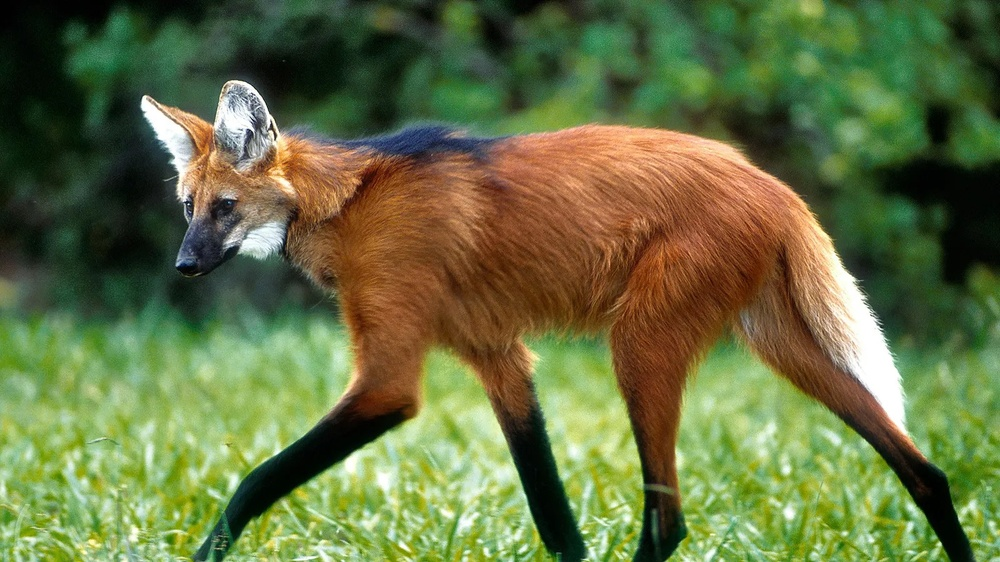
#> input picture AULA 21-08/Exercício/guara.jpg, 1000 x 562 px, shrunk from 1600 x 900 before the run
$ jupyter execute 'Quantização de Imagens.ipynb'
#> lines starting #> are read from the running program, lines starting #| are printed output that depends on the picture; after the words box and inside, x2 and y2 are one past the last pixel; in counts of white or black regions, pixels touching at a corner belong together
[cell 1]
import cv2
import numpy as np
import matplotlib.pyplot as plt
from google.colab import files

[cell 2]
arquivo = files.upload()
#> the answer given: guara.jpg

[cell 3]
img = cv2.imread('guara.jpg')
#> img is the input picture: shape (562, 1000, 3); mean B, G, R 65.8, 112.1, 101.4

[cell 4]
img_gray = cv2.cvtColor(img, cv2.COLOR_BGR2GRAY)
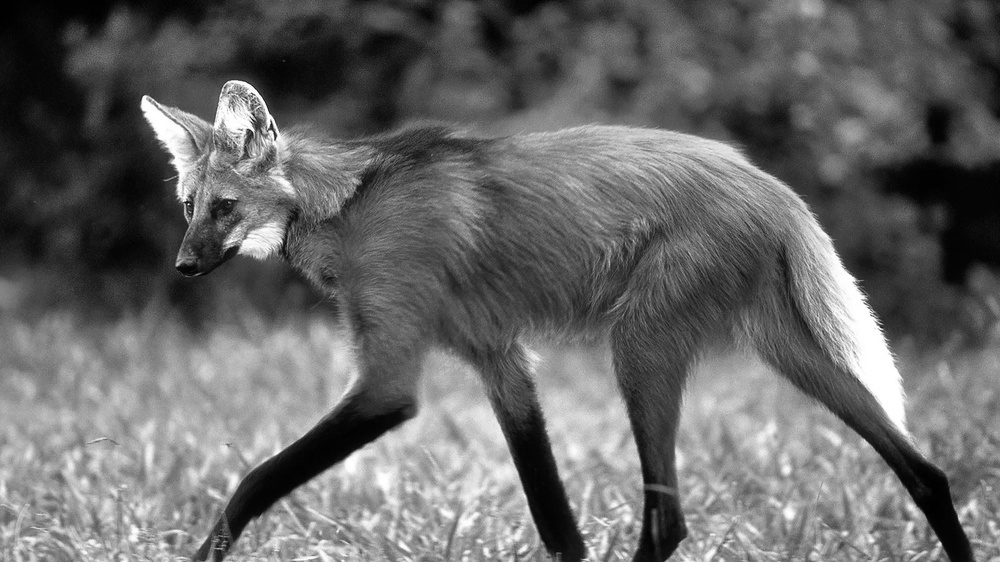
#> img_gray: shape (562, 1000); min 0, max 255, mean 103.6

[cell 5]
plt.figure(figsize=(5,3))
plt.imshow(img_gray, cmap='gray')
plt.title('Imagem em Cinza')
plt.axis('off')

[cell 6]
img_1bit = np.round(img_gray / 255) * 255
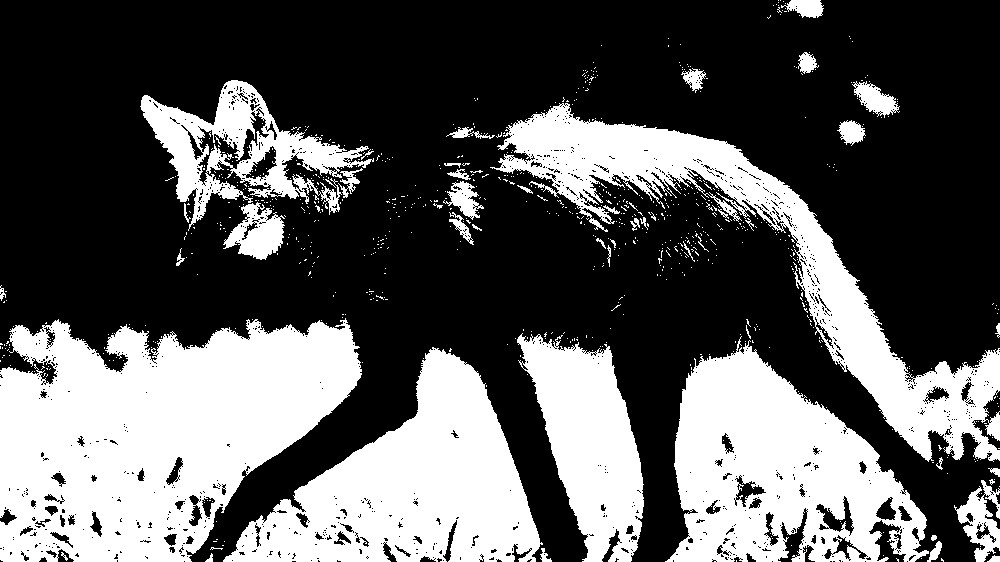
#> img_1bit: shape (562, 1000) float64; 35.7% white; 818 white regions (772 under 20 px), largest, box (x1, y1, x2, y2) and area: (0, 318, 362, 562) 61045, (665, 336, 929, 562) 34102, (223, 347, 543, 562) 33947

img_2bits = np.round(img_gray / 255 * 3) / 3 * 255
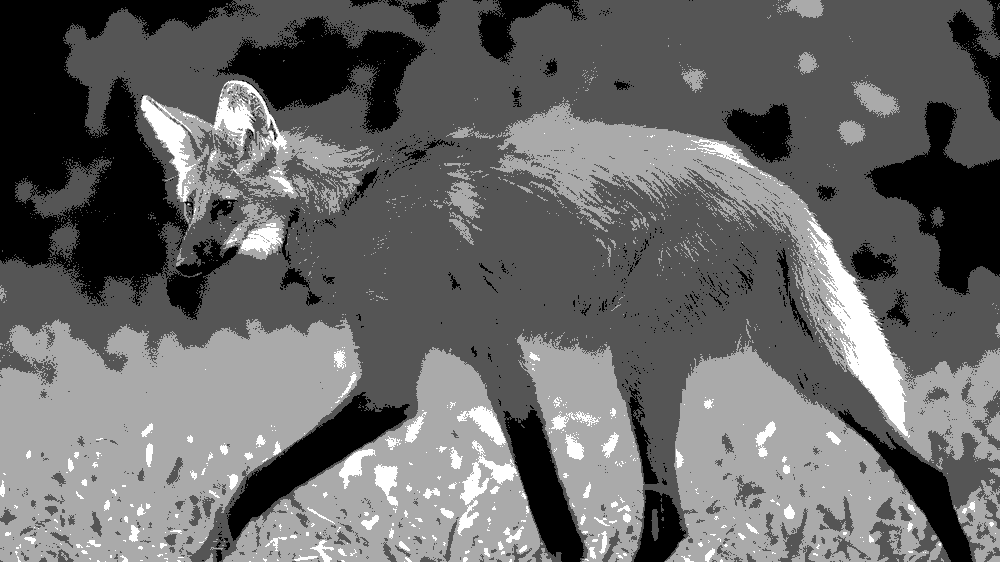
#> img_2bits: shape (562, 1000) float64; min 0, max 255, mean 104.3

img_4bits = np.round(img_gray / 255 * 15) / 15 * 255

img_8bits = np.round(img_gray / 255 * 255)

[cell 7]
fig, ax = plt.subplots(1, 5, figsize=(15, 4))

ax[0].imshow(img_gray, cmap='gray')
ax[0].set_title('Original')
ax[0].axis('off')

ax[1].imshow(img_1bit, cmap='gray')
ax[1].set_title('1 bit - 2 níveis')
ax[1].axis('off')

ax[2].imshow(img_2bits, cmap='gray')
ax[2].set_title('2 bits - 4 níveis')
ax[2].axis('off')

ax[3].imshow(img_4bits, cmap='gray')
ax[3].set_title('4 bits - 16 níveis')
ax[3].axis('off')

ax[4].imshow(img_8bits, cmap='gray')
ax[4].set_title('8 bits - 256 níveis')
ax[4].axis('off')
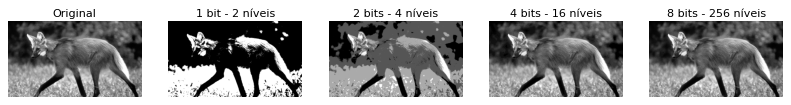
#> figure drawn by matplotlib, 5 panels
